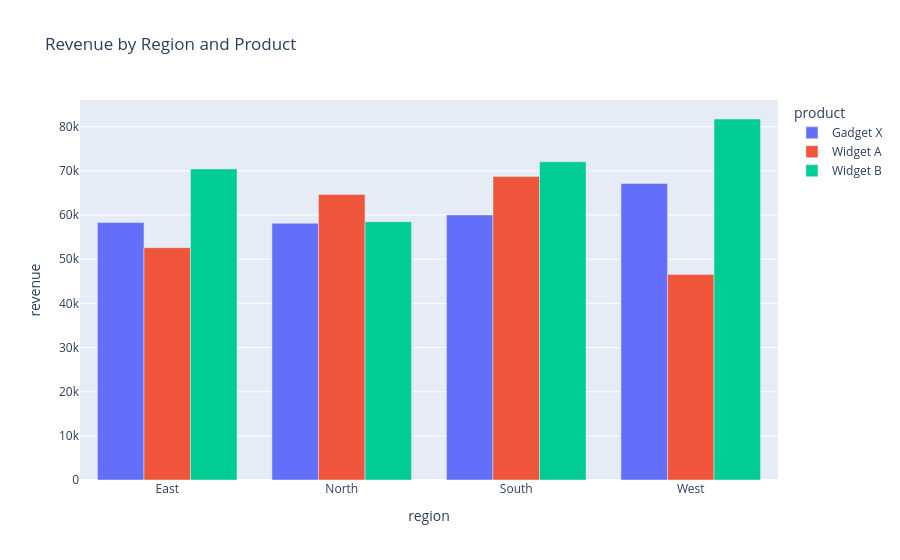

Write notebook code for a chart like this one.
### Code cell
# Grouped bar — product x region
prod_region = (sales.groupby(['product', 'region'])['revenue']
               .sum().reset_index())

fig = px.bar(prod_region, x='region', y='revenue',
             color='product', barmode='group',
             title='Revenue by Region and Product')
fig.show()

### Figure 1 — Plotly figure (JSON) as saved in the notebook; plotly's stock layout.template omitted (floating-point values rounded to 4 significant figures)
{"data": [{"alignmentgroup": "True", "hovertemplate": "product=Gadget X<br>region=%{x}<br>revenue=%{y}<extra></extra>", "legendgroup": "Gadget X", "marker": {"color": "#636efa", "pattern": {"shape": ""}}, "name": "Gadget X", "offsetgroup": "Gadget X", "orientation": "v", "showlegend": true, "textposition": "auto", "type": "bar", "x": ["East", "North", "South", "West"], "xaxis": "x", "y": [58300.0, 58140.0, 60040.0, 67150.0], "yaxis": "y"}, {"alignmentgroup": "True", "hovertemplate": "product=Widget A<br>region=%{x}<br>revenue=%{y}<extra></extra>", "legendgroup": "Widget A", "marker": {"color": "#EF553B", "pattern": {"shape": ""}}, "name": "Widget A", "offsetgroup": "Widget A", "orientation": "v", "showlegend": true, "textposition": "auto", "type": "bar", "x": ["East", "North", "South", "West"], "xaxis": "x", "y": [52620.0, 64680.0, 68710.0, 46560.0], "yaxis": "y"}, {"alignmentgroup": "True", "hovertemplate": "product=Widget B<br>region=%{x}<br>revenue=%{y}<extra></extra>", "legendgroup": "Widget B", "marker": {"color": "#00cc96", "pattern": {"shape": ""}}, "name": "Widget B", "offsetgroup": "Widget B", "orientation": "v", "showlegend": true, "textposition": "auto", "type": "bar", "x": ["East", "North", "South", "West"], "xaxis": "x", "y": [70440.0, 58480.0, 72050.0, 81760.0], "yaxis": "y"}], "layout": {"barmode": "group", "legend": {"title": {"text": "product"}, "tracegroupgap": 0}, "title": {"text": "Revenue by Region and Product"}, "xaxis": {"anchor": "y", "domain": [0, 1], "title": {"text": "region"}}, "yaxis": {"anchor": "x", "domain": [0, 1], "title": {"text": "revenue"}}}}
